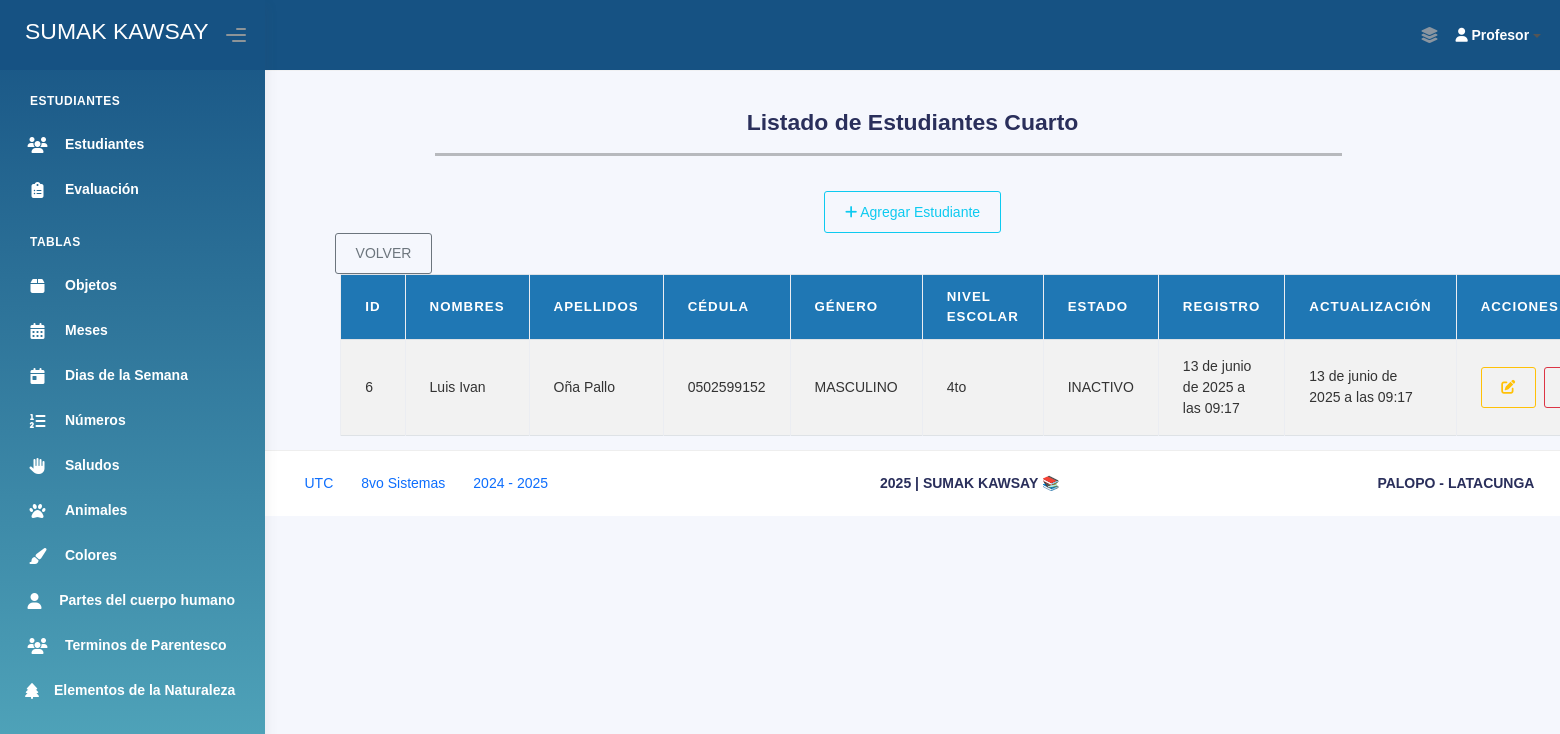
/estudiantes_cuarto/ (signed in), run on the app's committed database.
### Aplicaciones/Modulos/models.py (models this page shows, shortened)
class Estudiante_Cuarto(models.Model):
    nombres_est_cua = models.CharField(max_length=100)
    apellidos_est_cua = models.CharField(max_length=100)
    cedula_est_cua = models.CharField(max_length=10, unique=True)
    genero_est_cua = models.CharField(max_length=20)
    nivel_escolar_est_cua = models.CharField(max_length=50)
    estado_est_cua = models.CharField(max_length=10)
    fecha_registro_est_cua = models.DateTimeField(auto_now_add=True)
    fecha_actualizacion_est_cua = models.DateTimeField(auto_now=True)

### Aplicaciones/Modulos/views.py (the view)
# urls.py: path('estudiantes_cuarto/', views.lista_estudiantes_cuarto, name='lista_estudiantes_cuarto'),
def lista_estudiantes_cuarto(request):
    if not request.session.get('profesor_id'):
        return redirect('login_profesor')
    estudiantes = Estudiante_Cuarto.objects.all()
    return render(request, 'Administrador/Estudiantes/Cuarto/lista_estudiantes_cuarto.html', {'estudiantes': estudiantes})

### Aplicaciones/Modulos/templates/Administrador/Estudiantes/Cuarto/lista_estudiantes_cuarto.html (shortened to what this page needs)
{% extends 'plantillaAdmin.html' %}
{% block body %}
<br><br><br><br>
<div>
    <br>
    <div class="card-title text-center">
        <h3><b>Listado de Estudiantes Cuarto</b></h3>
    </div>
</div>
<div style="width: 70%; margin-left: 170px;">
    <hr style="height: 3px; background-color: #000; border: none;">
</div>
<br>
<div class="text-center">
    <a href="{% url 'agregar_estudiante_cuarto' %}" class="btn btn-outline-info">
        <i class="fas fa-plus"></i> Agregar Estudiante
    </a>
</div>
<div style="margin-left: 70px;">
    <a href="{% url 'seleccion_estudiantes' %}" class="btn btn-outline-secondary"> VOLVER</a>
</div>
<div class="container" style="width: 90%;">
    <table class="table table-bordered table-striped table-hover" id="tbl-Estudiantes">
        <thead>
            <tr>
                <th>ID</th>
                <th>Nombres</th>
                <th>Apellidos</th>
                <th>Cédula</th>
                <th>Género</th>
                <th>Nivel Escolar</th>
                <th>Estado</th>
                <th>Registro</th>
                <th>Actualización</th>
                <th>Acciones</th>
            </tr>
        </thead>
        <tbody>
            {% for est in estudiantes %}
                <tr>
                    <td>{{ est.id }}</td>
                    <td>{{ est.nombres_est_cua }}</td>
                    <td>{{ est.apellidos_est_cua }}</td>
                    <td>{{ est.cedula_est_cua }}</td>
                    <td>{{ est.genero_est_cua }}</td>
                    <td>{{ est.nivel_escolar_est_cua }}</td>
                    <td>{{ est.estado_est_cua }}</td>
                    <td>{{ est.fecha_registro_est_cua }}</td>
                    <td>{{ est.fecha_actualizacion_est_cua }}</td>
                    <td>
                        <div style="display: flex;">
                            <a href="{% url 'editar_estudiante_cuarto' est.id %}" class="btn btn-outline-warning btn-circle" title="Editar Estudiante">
                                <i class="fas fa-edit"></i>
                            </a>
                            <a href="{% url 'eliminar_estudiante_cuarto' est.id %}" class="btn btn-outline-danger" onclick="return confirm('¿Deseas eliminar este estudiante?')">
                            </a>
                        </div>
                    </td>
                </tr>
            {% empty %}
                <tr>
                    <td colspan="10" class="text-center">No hay estudiantes registrados.</td>
                </tr>
            {% endfor %}
        </tbody>
    </table>
</div>
{% endblock %}

### Aplicaciones/Modulos/templates/Administrador/Estudiantes/Cuarto/lista_estudiantes_cuarto.html (style rules this page uses)
#tbl-Estudiantes { background-color: #a0ccf3; }
#tbl-Estudiantes th { background-color: #1f77b4; color: white; }
#tbl-Estudiantes td { color: #333; }

### data on the page
Estudiante_Cuarto: id "6", nombres_est_cua "Luis Ivan", apellidos_est_cua "Oña Pallo", cedula_est_cua "0502599152", genero_est_cua "MASCULINO", nivel_escolar_est_cua "4to", estado_est_cua "INACTIVO", fecha_registro_est_cua "13 de junio de 2025 a las 09:17", fecha_actualizacion_est_cua "13 de junio de 2025 a las 09:17"
